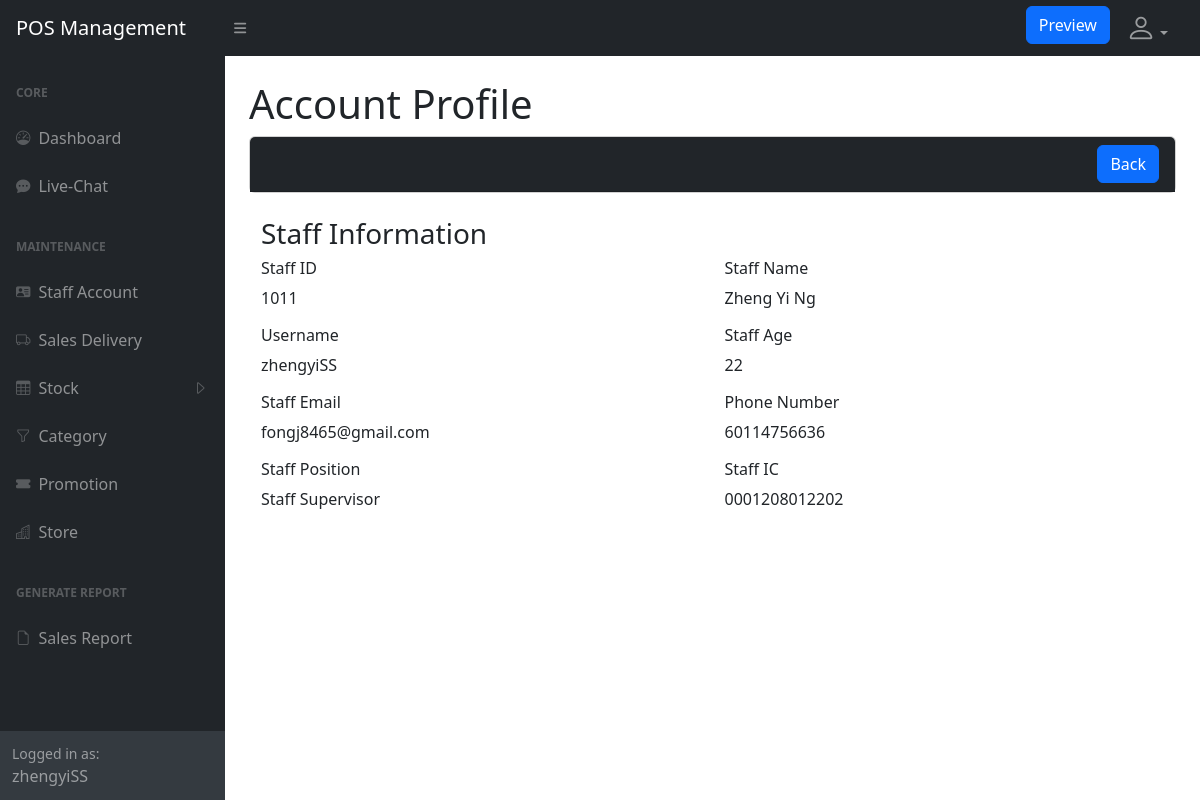
Screenshot of /administration/crud_staff/staff_view.php?id=1011 (signed in) with the database file from the repository.
### tables this page shows
CREATE TABLE `staff` (
  `staff_id` int(11) NOT NULL,
  `staff_username` varchar(40) NOT NULL,
  `staff_password` varchar(12) NOT NULL,
  `staff_name` varchar(40) NOT NULL,
  `staff_ic` varchar(16) NOT NULL,
  `staff_age` int(11) NOT NULL,
  `staff_position` varchar(40) NOT NULL,
  `staff_email` varchar(40) NOT NULL,
  `staff_contactNo` varchar(15) NOT NULL,
  `staff_recoveryPasswordKey` varchar(12) NOT NULL
);

### administration/crud_staff/staff_view.php (the view, shortened to what this page needs)
<?php
require ($_SERVER['DOCUMENT_ROOT'] . '/Computer-Store-POS-System/administration/dbconnect.php');
if (isset($_GET['id'])) {
    $staffID = $_GET['id'];
    $sql = "SELECT * FROM staff WHERE staff_id='$staffID'";
    $result = mysqli_query($connect, $sql);
    if (mysqli_num_rows($result) > 0) {
        $currentStaff = mysqli_fetch_array($result);
    }
} else {
    echo 'No Found.';
}
?>
<!DOCTYPE html>
<html>
    <head>
        <link href="http://localhost/Computer-Store-POS-System/administration/css/styles.css" rel="stylesheet" />
        <link rel="stylesheet" href="https://cdn.jsdelivr.net/npm/bootstrap-icons@1.10.2/font/bootstrap-icons.css">
        <link href="https://cdn.jsdelivr.net/npm/bootstrap@5.2.3/dist/css/bootstrap.min.css" rel="stylesheet">
    </head>
    <body>
        <?php
        include ($_SERVER['DOCUMENT_ROOT'] . '/Computer-Store-POS-System/administration/static-nav/static-headnav.php');
        include ($_SERVER['DOCUMENT_ROOT'] . '/Computer-Store-POS-System/administration/static-nav/static-sidenav.php');
        ?>
        <div id="layoutSidenav_content">
            <main>
                <div class="container-fluid px-4">
                    <h1 class="mt-4">Account Profile</h1>
                    <div class="card mb-4">
                        <div class="card-header bg-dark">
                            <button type="button" onclick="history.back()" class="btn btn-primary float-end">Back</button>
                        </div>
                    </div>
                    <section>
                        <div class="container">
                            <div class="row align-items-center">
                                <div>
                                    <h3>Staff Information</h3>
                                    <div class="row">
                                        <div class="col-md-6">
                                            <div>
                                                <h6>Staff ID</h6>
                                                <p><?php echo $currentStaff['staff_id']; ?></p>
                                            </div>
                                            <div>
                                                <h6>Username</h6>
                                                <p><?php echo $currentStaff['staff_username']; ?></p>
                                            </div>
                                            <div>
                                                <h6>Staff Email</h6>
                                                <p><?php echo $currentStaff['staff_email']; ?></p>
                                            </div>
                                            <div>
                                                <h6>Staff Position</h6>
                                                <p><?php echo $currentStaff['staff_position']; ?></p>
                                            </div>
                                        </div>
                                        <div class="col-md-6">
                                            <div>
                                                <h6>Staff Name</h6>
                                                <p><?php echo $currentStaff['staff_name']; ?></p>
                                            </div>
                                            <div>
                                                <h6>Staff Age</h6>
                                                <p><?php echo $currentStaff['staff_age']; ?></p>
                                            </div>
                                            <div>
                                                <h6>Phone Number</h6>
                                                <p><?php echo $currentStaff['staff_contactNo']; ?></p>
                                            </div>
                                            <div>
                                                <h6>Staff IC</h6>
                                                <p><?php echo $currentStaff['staff_ic']; ?></p>
                                            </div>
                                        </div>
                                    </div>
                                </div>
                            </div>
                        </div>
                    </section>
                </div>
            </main>
        </div>
    </body>
</html>

### rows the page displays
staff: staff_id "1011", staff_username "zhengyiSS", staff_email "fongj8465@gmail.com", staff_position "Staff Supervisor", staff_name "Zheng Yi Ng", staff_age "22", staff_contactNo "60114756636", staff_ic "0001208012202"

### other values shown
$_SESSION['username'] "zhengyiSS"
